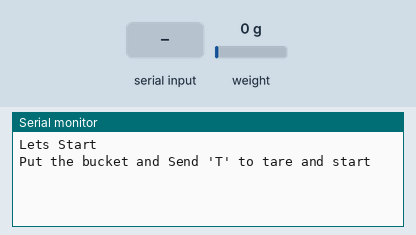
Simulated run of this sketch. Board: ESP8266 (NodeMCU). On the bench: the last lines printed to the serial monitor. Inputs (shaded band) come from the test bench; at power-on: weight on the scale 0 g. At 10.2 s the program restarts the board; the recording ends there.

Above: at 3.6 s.
3.7 s: "T" received over Serial
At 4.7 s:
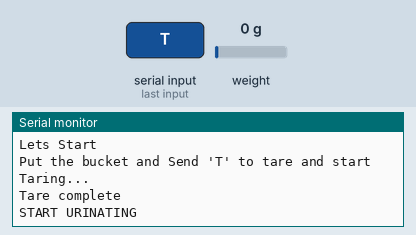
5.2 s: weight on the scale set to 100 g
At 5.81 s:
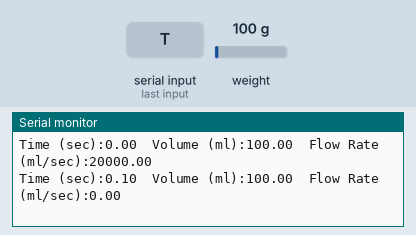
7.2 s: weight on the scale set to 1250 g
At 7.22 s:
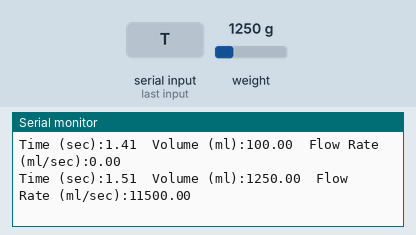
Timing chart, 0 to 10.2 s (numbered marks = the images above; inputs shaded):
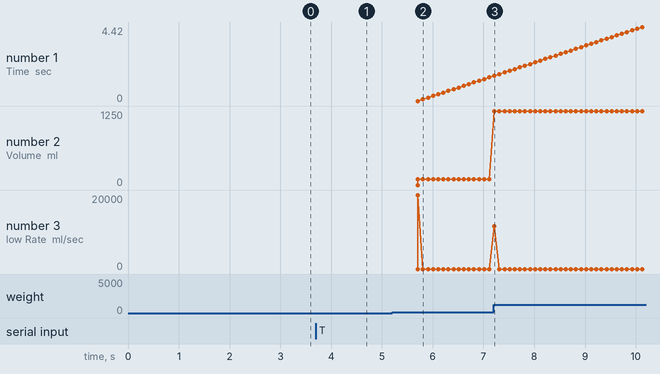

The sketch:

Uroflowmeter_code.ino
```cpp
#include <HX711_ADC.h>
#if defined(ESP8266)|| defined(ESP32) || defined(AVR)
#include <EEPROM.h>
#endif

const int HX711_dout = 2;
const int HX711_sck = 3;

HX711_ADC LoadCell(HX711_dout, HX711_sck);

const int calVal_eepromAdress = 0;

// ----------- UROFLOW VARIABLES -----------
float prevVolume = 0;
float flowRate = 0;
unsigned long prevTime = 0;
boolean uroStart = false;
boolean tareDone = false;
// ----------------------------------------

// ----------- FINAL REPORT VARIABLES -----------
float maxFlowRate = 0;
float totalVolume = 0;
unsigned long startTime = 0;
unsigned long endTime = 0;
boolean reportPrinted = false;
unsigned long lastFlowTime = 0;
const int stopDelay = 3000;
// ----------------------------------------------

void setup() {
  Serial.begin(115200); delay(10);
  Serial.println();
  Serial.println("Lets Start");

  LoadCell.begin();
  float calibrationValue;
  calibrationValue = 600.59;   // Set after Calibration

  unsigned long stabilizingtime = 2000;
  boolean _tare = false;
  LoadCell.start(stabilizingtime, _tare);

  if (LoadCell.getTareTimeoutFlag()) {
    Serial.println("Timeout, check MCU>HX711 wiring");
    while (1);
  }
  else {
    LoadCell.setCalFactor(calibrationValue);
    Serial.println("Put the bucket and Send 'T' to tare and start");
  }
}

void loop() {

  if(reportPrinted == true){
    while(1);
  }

  static boolean newDataReady = 0;
  if (LoadCell.update()) newDataReady = true;

  // -------- WAIT FOR 't' TO TARE ----------
  if (Serial.available() > 0 && !tareDone) {
    char inChar = Serial.read();
    if (inChar == 'T') {
      Serial.println("Taring...");
      LoadCell.tareNoDelay();
      tareDone = true;
    }
  }

  if (LoadCell.getTareStatus() == true && tareDone && !uroStart) {
    Serial.println("Tare complete");
    Serial.println("START URINATING");
    delay(2000);
    uroStart = true;
    prevTime = millis();
  }
  // ----------------------------------------

  if (newDataReady && uroStart) {

    float volume = abs(LoadCell.getData());

    unsigned long currentTime = millis();
    float dt = (currentTime - prevTime) / 1000.0;

    if (dt > 0) {
      flowRate = abs((volume - prevVolume) / dt);
    }

    if (flowRate > 1 && startTime == 0) {
      startTime = millis();
    }

    if (flowRate > maxFlowRate) {
      maxFlowRate = flowRate;
    }

    if (flowRate > 1) {
      lastFlowTime = millis();
    }

    totalVolume = volume;

    float elapsedTime = 0;
    if(startTime > 0){
      elapsedTime = (millis() - startTime) / 1000.0;
    }

    Serial.print("Time (sec):");
    Serial.print(elapsedTime );
    Serial.print("  Volume (ml):");
    Serial.print(volume );
    Serial.print("  Flow Rate (ml/sec):");
    Serial.println(flowRate);

    prevVolume = volume;
    prevTime = currentTime;

    newDataReady = 0;
    delay(5);
  }

  if (!reportPrinted && startTime > 0 && millis() - lastFlowTime > stopDelay) {

    endTime = millis();
    float voidingTime = (endTime - startTime) / 1000.0;
    float avgFlowRate = totalVolume / voidingTime;

    Serial.println("\n----- FINAL UROFLOW REPORT -----");

    Serial.print("Total Volume (ml): ");
    Serial.println(totalVolume);

    Serial.print("Voiding Time (sec): ");
    Serial.println(voidingTime);

    Serial.print("Max Flow Rate Qmax (ml/sec): ");
    Serial.println(maxFlowRate);

    Serial.print("Average Flow Rate Qavg (ml/sec): ");
    Serial.println(avgFlowRate);

    Serial.println("--------------------------------");

    reportPrinted = true;
  }
}
```

Measured:
- after the input at 3.7 s, the serial monitor: prints a new line at once (image 1)
- after the input at 5.2 s, the serial monitor: prints a new line after 0.51 s (image 2)
- after the input at 7.2 s, the serial monitor: prints a new line at once (image 3)
- plotted number 1: 1.41 → 4.42 after the input at 7.2 s
- plotted number 2: 100 → 1250 after the input at 7.2 s
